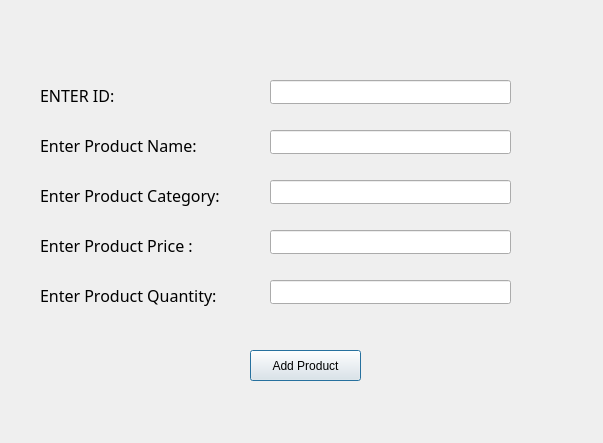
<?xml version="1.0" encoding="UTF-8"?>
<ui version="4.0">
 <class>AddProduct</class>
 <widget class="QDialog" name="AddProduct">
  <property name="geometry">
   <rect>
    <x>0</x>
    <y>0</y>
    <width>603</width>
    <height>443</height>
   </rect>
  </property>
  <property name="windowTitle">
   <string>Add Product</string>
  </property>
  <widget class="QLabel" name="IdLabel">
   <property name="geometry">
    <rect>
     <x>40</x>
     <y>80</y>
     <width>91</width>
     <height>31</height>
    </rect>
   </property>
   <property name="font">
    <font>
     <family>Rockwell</family>
     <pointsize>12</pointsize>
     <bold>false</bold>
    </font>
   </property>
   <property name="text">
    <string>ENTER ID:</string>
   </property>
  </widget>
  <widget class="QLabel" name="NameLa">
   <property name="geometry">
    <rect>
     <x>40</x>
     <y>130</y>
     <width>171</width>
     <height>31</height>
    </rect>
   </property>
   <property name="font">
    <font>
     <family>Rockwell</family>
     <pointsize>12</pointsize>
     <bold>false</bold>
    </font>
   </property>
   <property name="text">
    <string>Enter Product Name:</string>
   </property>
  </widget>
  <widget class="QLabel" name="CategoryLabel">
   <property name="geometry">
    <rect>
     <x>40</x>
     <y>180</y>
     <width>191</width>
     <height>31</height>
    </rect>
   </property>
   <property name="font">
    <font>
     <family>Rockwell</family>
     <pointsize>12</pointsize>
     <bold>false</bold>
    </font>
   </property>
   <property name="text">
    <string>Enter Product Category:</string>
   </property>
  </widget>
  <widget class="QLabel" name="PriceLabel">
   <property name="geometry">
    <rect>
     <x>40</x>
     <y>230</y>
     <width>191</width>
     <height>31</height>
    </rect>
   </property>
   <property name="font">
    <font>
     <family>Rockwell</family>
     <pointsize>12</pointsize>
     <bold>false</bold>
    </font>
   </property>
   <property name="text">
    <string>Enter Product Price : </string>
   </property>
  </widget>
  <widget class="QLabel" name="label_5">
   <property name="geometry">
    <rect>
     <x>40</x>
     <y>280</y>
     <width>191</width>
     <height>31</height>
    </rect>
   </property>
   <property name="font">
    <font>
     <family>Rockwell</family>
     <pointsize>12</pointsize>
     <bold>false</bold>
    </font>
   </property>
   <property name="text">
    <string>Enter Product Quantity:</string>
   </property>
  </widget>
  <widget class="QLineEdit" name="Id_input">
   <property name="geometry">
    <rect>
     <x>270</x>
     <y>80</y>
     <width>241</width>
     <height>24</height>
    </rect>
   </property>
  </widget>
  <widget class="QLineEdit" name="Name_input">
   <property name="geometry">
    <rect>
     <x>270</x>
     <y>130</y>
     <width>241</width>
     <height>24</height>
    </rect>
   </property>
  </widget>
  <widget class="QLineEdit" name="Category_input">
   <property name="geometry">
    <rect>
     <x>270</x>
     <y>180</y>
     <width>241</width>
     <height>24</height>
    </rect>
   </property>
  </widget>
  <widget class="QLineEdit" name="Price_input">
   <property name="geometry">
    <rect>
     <x>270</x>
     <y>230</y>
     <width>241</width>
     <height>24</height>
    </rect>
   </property>
   <property name="text">
    <string/>
   </property>
  </widget>
  <widget class="QLineEdit" name="Quantity_input">
   <property name="geometry">
    <rect>
     <x>270</x>
     <y>280</y>
     <width>241</width>
     <height>24</height>
    </rect>
   </property>
  </widget>
  <widget class="QPushButton" name="add_btn">
   <property name="geometry">
    <rect>
     <x>250</x>
     <y>350</y>
     <width>111</width>
     <height>31</height>
    </rect>
   </property>
   <property name="text">
    <string>Add Product</string>
   </property>
  </widget>
  <widget class="QLabel" name="add_label">
   <property name="geometry">
    <rect>
     <x>240</x>
     <y>400</y>
     <width>171</width>
     <height>16</height>
    </rect>
   </property>
   <property name="font">
    <font>
     <family>Rockwell</family>
     <pointsize>12</pointsize>
    </font>
   </property>
   <property name="text">
    <string/>
   </property>
  </widget>
 </widget>
 <resources/>
 <connections/>
</ui>
